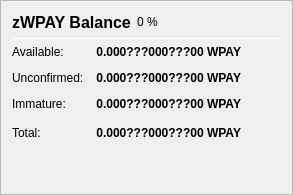
                   <widget class="QFrame" name="frame_ZerocoinBalances">
                    <property name="frameShape">
                     <enum>QFrame::StyledPanel</enum>
                    </property>
                    <property name="frameShadow">
                     <enum>QFrame::Raised</enum>
                    </property>
                    <layout class="QVBoxLayout" name="verticalLayout_7">
                     <item>
                      <layout class="QHBoxLayout" name="horizontalLayout_8" stretch="0,0,0">
                       <item>
                        <widget class="QLabel" name="label_5z_3">
                         <property name="minimumSize">
                          <size>
                           <width>0</width>
                           <height>20</height>
                          </size>
                         </property>
                         <property name="font">
                          <font>
                           <pointsize>12</pointsize>
                           <weight>75</weight>
                           <bold>true</bold>
                          </font>
                         </property>
                         <property name="text">
                          <string>zWPAY Balance</string>
                         </property>
                        </widget>
                       </item>
                       <item>
                        <widget class="QLabel" name="labelzWPAYPercent">
                         <property name="text">
                          <string notr="true">0 %</string>
                         </property>
                        </widget>
                       </item>
                       <item>
                        <spacer name="horizontalSpacer_11">
                         <property name="orientation">
                          <enum>Qt::Horizontal</enum>
                         </property>
                         <property name="sizeHint" stdset="0">
                          <size>
                           <width>40</width>
                           <height>20</height>
                          </size>
                         </property>
                        </spacer>
                       </item>
                      </layout>
                     </item>
                     <item>
                      <widget class="Line" name="line_ZerocoinBalance">
                       <property name="minimumSize">
                        <size>
                         <width>0</width>
                         <height>1</height>
                        </size>
                       </property>
                       <property name="maximumSize">
                        <size>
                         <width>16777215</width>
                         <height>1</height>
                        </size>
                       </property>
                       <property name="orientation">
                        <enum>Qt::Horizontal</enum>
                       </property>
                      </widget>
                     </item>
                     <item>
                      <layout class="QGridLayout" name="gridLayout_5">
                       <property name="spacing">
                        <number>12</number>
                       </property>
                       <item row="1" column="0">
                        <widget class="QLabel" name="labelzBalanceMatureText">
                         <property name="toolTip">
                          <string>Mature: more than 20 confirmation and more than 1 mint of the same denomination after it was minted.
These zWPAY are spendable.</string>
                         </property>
                         <property name="text">
                          <string>Available:</string>
                         </property>
                        </widget>
                       </item>
                       <item row="1" column="1">
                        <widget class="QLabel" name="labelzBalanceMature">
                         <property name="font">
                          <font>
                           <weight>75</weight>
                           <bold>true</bold>
                          </font>
                         </property>
                         <property name="toolTip">
                          <string>Mature: more than 20 confirmation and more than 1 mint of the same denomination after it was minted.
These zWPAY are spendable.</string>
                         </property>
                         <property name="text">
                          <string notr="true">0.000???000???00 WPAY</string>
                         </property>
                         <property name="alignment">
                          <set>Qt::AlignRight|Qt::AlignTrailing|Qt::AlignVCenter</set>
                         </property>
                        </widget>
                       </item>
                       <item row="2" column="0">
                        <widget class="QLabel" name="labelzBalanceUnconfirmedText">
                         <property name="toolTip">
                          <string>Unconfirmed: less than 20 confirmations
Immature: confirmed, but less than 1 mint of the same denomination after it was minted</string>
                         </property>
                         <property name="text">
                          <string>Unconfirmed:</string>
                         </property>
                        </widget>
                       </item>
                       <item row="2" column="1">
                        <widget class="QLabel" name="labelzBalanceUnconfirmed">
                         <property name="font">
                          <font>
                           <weight>75</weight>
                           <bold>true</bold>
                          </font>
                         </property>
                         <property name="toolTip">
                          <string>Unconfirmed: less than 20 confirmations
Immature: confirmed, but less than 1 mint of the same denomination after it was minted</string>
                         </property>
                         <property name="text">
                          <string notr="true">0.000???000???00 WPAY</string>
                         </property>
                         <property name="alignment">
                          <set>Qt::AlignRight|Qt::AlignTrailing|Qt::AlignVCenter</set>
                         </property>
                        </widget>
                       </item>
                       <item row="3" column="0">
                        <widget class="QLabel" name="labelzBalanceImmatureText">
                         <property name="toolTip">
                          <string>Unconfirmed: less than 20 confirmations
Immature: confirmed, but less than 1 mint of the same denomination after it was minted</string>
                         </property>
                         <property name="text">
                          <string>Immature:</string>
                         </property>
                        </widget>
                       </item>
                       <item row="3" column="1">
                        <widget class="QLabel" name="labelzBalanceImmature">
                         <property name="font">
                          <font>
                           <weight>75</weight>
                           <bold>true</bold>
                          </font>
                         </property>
                         <property name="toolTip">
                          <string>Unconfirmed: less than 20 confirmations
Immature: confirmed, but less than 1 mint of the same denomination after it was minted</string>
                         </property>
                         <property name="text">
                          <string notr="true">0.000???000???00 WPAY</string>
                         </property>
                         <property name="alignment">
                          <set>Qt::AlignRight|Qt::AlignTrailing|Qt::AlignVCenter</set>
                         </property>
                        </widget>
                       </item>
                       <item row="4" column="0">
                        <widget class="QLabel" name="labelzBalanceText">
                         <property name="toolTip">
                          <string>Your current zWPAY balance, unconfirmed and immature zWPAY included.</string>
                         </property>
                         <property name="text">
                          <string>Total:</string>
                         </property>
                        </widget>
                       </item>
                       <item row="4" column="1">
                        <widget class="QLabel" name="labelzBalance">
                         <property name="font">
                          <font>
                           <weight>75</weight>
                           <bold>true</bold>
                          </font>
                         </property>
                         <property name="cursor">
                          <cursorShape>IBeamCursor</cursorShape>
                         </property>
                         <property name="toolTip">
                          <string>Your current zWPAY balance, unconfirmed and immature zWPAY included.</string>
                         </property>
                         <property name="text">
                          <string notr="true">0.000???000???00 WPAY</string>
                         </property>
                         <property name="alignment">
                          <set>Qt::AlignRight|Qt::AlignTrailing|Qt::AlignVCenter</set>
                         </property>
                         <property name="textInteractionFlags">
                          <set>Qt::LinksAccessibleByMouse|Qt::TextSelectableByKeyboard|Qt::TextSelectableByMouse</set>
                         </property>
                        </widget>
                       </item>
                       <item row="4" column="2">
                        <spacer name="horizontalSpacer_4">
                         <property name="orientation">
                          <enum>Qt::Horizontal</enum>
                         </property>
                         <property name="sizeHint" stdset="0">
                          <size>
                           <width>40</width>
                           <height>20</height>
                          </size>
                         </property>
                        </spacer>
                       </item>
                      </layout>
                     </item>
                     <item>
                      <spacer name="verticalSpacer_4">
                       <property name="orientation">
                        <enum>Qt::Vertical</enum>
                       </property>
                       <property name="sizeHint" stdset="0">
                        <size>
                         <width>20</width>
                         <height>40</height>
                        </size>
                       </property>
                      </spacer>
                     </item>
                    </layout>
                   </widget>
